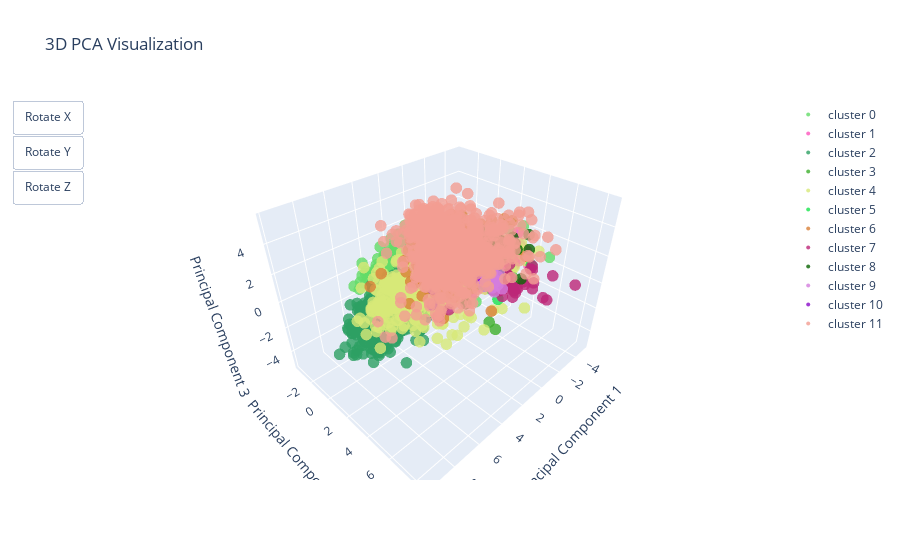

Write notebook code for a chart like this one.
### Markdown cell above
# Cluster Visualization

### Code cell
import plotly.graph_objects as go
import numpy as np
from sklearn.decomposition import PCA

v_label_umap_resnet_kmeans, v_measure_scores_umap_resnet_kmeans = metric_calculation('v_measure_resnet', test_data_resnet50_umap,best_k_resnet_umap_kmean,Model=KMeans)

km_labels = v_label_umap_resnet_kmeans
cluster_colors = ['#%06X' % np.random.randint(0, 0xFFFFFF) for _ in range(len(np.unique(km_labels)))]

# PCA
pca_scaled_std = PCA(n_components=3, random_state=42)
X_pca_3d = pca_scaled_std.fit_transform(test_data_pge_pca)

# Create a Plotly 3D Scatter plot
traces = []
for l, c in zip(range(0, np.max(km_labels) + 1), cluster_colors[0:np.max(km_labels) + 1]):
    trace = go.Scatter3d(
        x=X_pca_3d[km_labels == l, 0],
        y=X_pca_3d[km_labels == l, 1],
        z=X_pca_3d[km_labels == l, 2],
        mode='markers',
        name=f'cluster {l}',
        marker=dict(size=4, opacity=0.8, color=c),
    )
    traces.append(trace)

layout = go.Layout(
    title="3D PCA Visualization",
    scene=dict(
        xaxis=dict(title='Principal Component 1'),
        yaxis=dict(title='Principal Component 2'),
        zaxis=dict(title='Principal Component 3'),
    ),
)

fig = go.Figure(data=traces, layout=layout)

# Update layout for better interaction
fig.update_layout(
    updatemenus=[
        dict(
            type='buttons',
            showactive=False,
            buttons=[
                dict(label='Rotate X',
                    method='relayout',
                    args=['scene.camera.projection.rotation.x', 15]),
                dict(label='Rotate Y',
                    method='relayout',
                    args=['scene.camera.projection.rotation.y', 15]),
                dict(label='Rotate Z',
                    method='relayout',
                    args=['scene.camera.projection.rotation.z', 15]),
            ],
        ),
    ]
)

fig.show()
